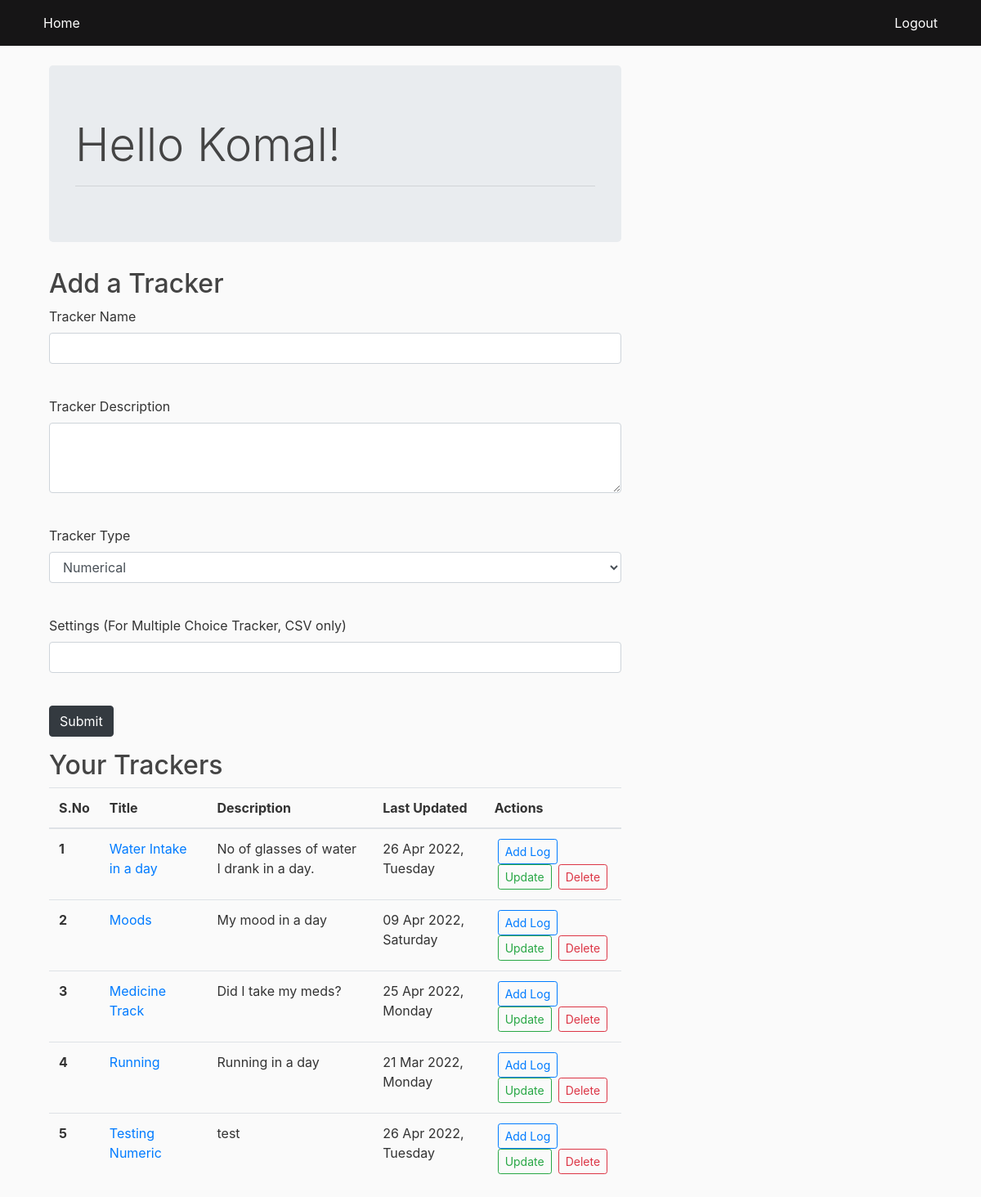
The app's page /home (signed in) with its own data.
### app.py (models this page shows, shortened)
class User(db.Model,UserMixin):
    id=db.Column(db.Integer,primary_key=True)
    username=db.Column(db.String(20),unique=True)
    email=db.Column(db.String(200),unique=True)
    password=db.Column(db.String(200))
    trackers=db.relationship('Tracker', backref='user')

class Tracker(db.Model):
    sno=db.Column(db.Integer,primary_key=True )
    title=db.Column(db.String(200),nullable=False)
    type=db.Column(db.String(200),nullable=False)
    desc=db.Column(db.String(500),nullable=False)
    date=db.Column(db.DateTime,default=datetime.utcnow)
    settings=db.Column(db.String(300), nullable=True)
    user_id=db.Column(db.Integer,db.ForeignKey("user.id"))
    logs = db.relationship('Log', backref='tracker')

### app.py (the view, shortened to what this page needs)
@app.route('/home', methods=['GET','POST'])
def index():
    if current_user.is_authenticated:
        id=current_user.id
        alltrackers = Tracker.query.filter_by(user_id=id).all()
        return render_template('index.html', alltrackers=alltrackers)
    else: return redirect(url_for('login'))

### app.py (called while the page is built)
@login_manager.user_loader
def load_user(user_id):
    return User.query.get(int(user_id))

### templates/index.html (shortened to what this page needs)
{% extends 'base.html' %}
{% block body %}
    <div class="container">
        <div class="jumbotron">
            <h2 class="display-4 ">Hello {{current_user.username}}!</h2>
            <hr class="mb-1">
           </div>
        <h2>Add a Tracker</h2>
        <form action="/home" method="POST">
            <div class="mb-3">
                <label for="title" class="form-label">Tracker Name</label>
                <input type="text" class="form-control" name="title" id="title">
            </div><br>
            <div class="form-group">
                <label for="desc" class="form-label">Tracker Description</label>
                <textarea type="text" class="form-control" name="desc" id="desc" rows="3"></textarea>
            </div> <br>
            <div class="form-group">
                <label for="type">Tracker Type</label>
                <select class="form-control" id="type" name="type">
                  <option value="num">Numerical</option>
                </select>
              </div> <br>
              <div class="form-group">
                <label for="settings">Settings (For Multiple Choice Tracker, CSV only)</label>
                <input type="text" class="form-control" id="settings" name="settings">
              </div> <br>
            <button type="submit" class="btn btn-dark">Submit</button>
        </form>
    </div>
    <div class="container my-3">
        <h2>Your Trackers</h2>
        {% if alltrackers|length==0 %}
        <div class="alert alert-secondary" role="alert">
            No tracker found.
            Add your first tracker now!!
          </div>
        {% else %}
        <table class="table">
            <thead>
                <tr>
                    <th scope="col">S.No</th>
                    <th scope="col">Title</th>
                    <th scope="col">Description</th>
                    <th scope="col">Last Updated</th>
                    <th scope="col">Actions</th>
                </tr>
            </thead>
            <tbody>
                {% for tracker in alltrackers %}
                <tr>
                    <th scope="row">{{loop.index}}</th>
                    <td> <a href="/showlogs/{{tracker.sno}}"> {{tracker.title}} </a> </td>
                    <td>{{tracker.desc}}</td>
                    <td>{{tracker.date.strftime("%d %b %Y, %A")}}</td>
                    <td>
                        <a href="/addlog/{{tracker.sno}}" type="button"
                            class="btn btn-outline-primary btn-sm mx-1">Add Log</button>
                        <a href="/update/{{tracker.sno}}" type="button"
                            class="btn btn-outline-success btn-sm mx-1">Update</button>
                            <a href="/delete/{{tracker.sno}}" type="button"
                                class="btn btn-outline-danger btn-sm mx-1">Delete</button>
                    </td>
                </tr>
                {% endfor %}
                {% endif %}
            </tbody>
        </table>
    </div>
    {% endblock body %}

### static/main.css (style rules this page uses)
body { background: #fafafa; color: #333333; margin-top: 5rem; }
h1, h2, h3, h4, h5, h6 { color: #444444; }

### records on screen
User: username "Komal"
Tracker: title "Water Intake in a day", desc "No of glasses of water I drank in a day.", date "26 Apr 2022, Tuesday"
Tracker: title "Moods", desc "My mood in a day", date "09 Apr 2022, Saturday"
Tracker: title "Medicine Track", desc "Did I take my meds?", date "25 Apr 2022, Monday"
Tracker: title "Running", desc "Running in a day", date "21 Mar 2022, Monday"
Tracker: title "Testing Numeric", desc "test", date "26 Apr 2022, Tuesday"
